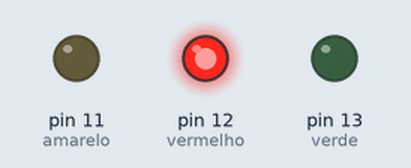
Recording of a sketch running on a simulated Arduino Uno, built with avr-gcc and run on an emulated ATmega328P. On the bench: output pins drawn as LEDs (lit = HIGH).

Above: at 1.5 s.
At 4.2 s:
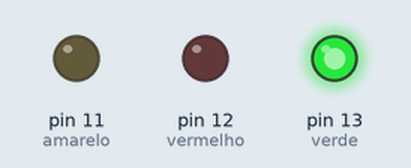
At 5.9 s:
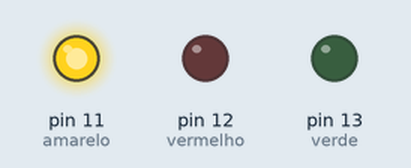
At 7.9 s:
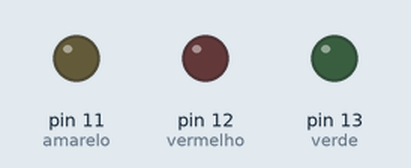
Timing chart, 0 to 12.2 s (numbered marks = the images above):
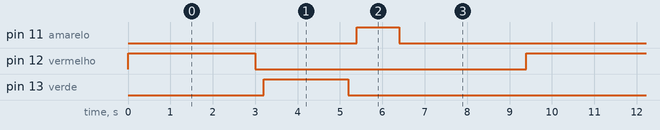

Measured:
- by itself, pin 11 (amarelo): alternates HIGH for 1.0 s and LOW for 8.4 s
- by itself, pin 12 (vermelho): alternates HIGH for 3.0 s and LOW for 6.4 s
- by itself, pin 13 (verde): alternates HIGH for 2.0 s and LOW for 7.4 s

The sketch:

semafaroSimples.ino
```cpp
const unsigned char verde = 13;
const unsigned char amarelo = 11;
const unsigned char vermelho = 12;


void setup() {
  pinMode(verde, OUTPUT);
  pinMode(amarelo, OUTPUT);
  pinMode(vermelho, OUTPUT);
}

void toggleLed(const unsigned char port, bool state){
  if( state == false) digitalWrite(port, LOW);
  else digitalWrite(port, HIGH);
}

void loop() {
  toggleLed(vermelho, 1);
  delay(3000);
  toggleLed(vermelho, 0);

  delay(200);

  toggleLed(verde, 1);
  delay(2000);
  toggleLed(verde, 0);

  delay(200);

  toggleLed(amarelo, 1);
  delay(1000);
  toggleLed(amarelo, 0);

  delay(3000);

}
```
